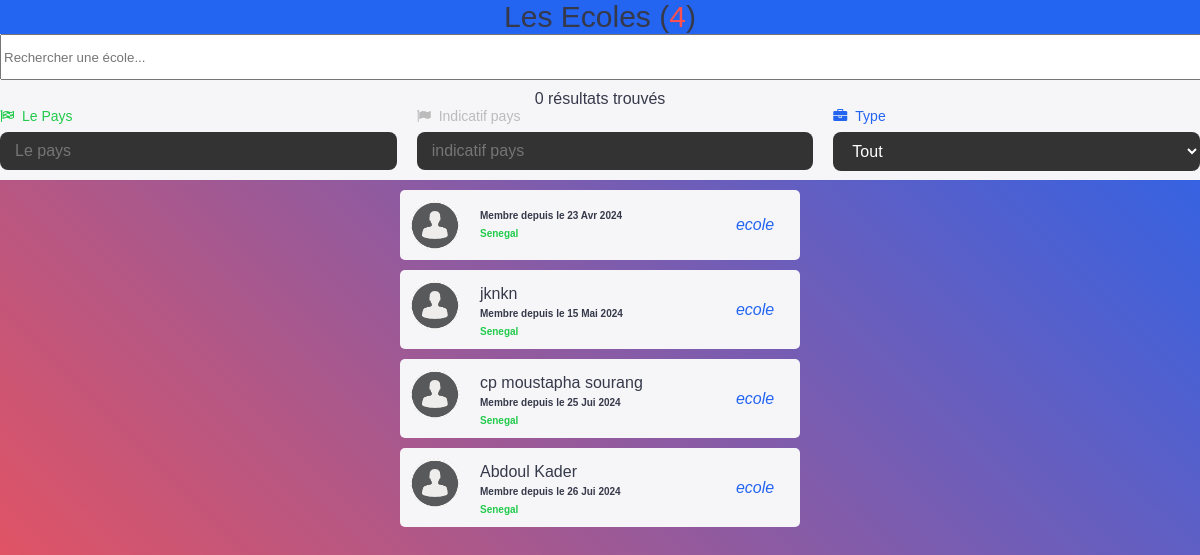
Screenshot of /adminecole with the database file from the repository.
### galsen/models.py (models this page shows, shortened)
class AbstractUser(BaseAbstractUser):
    groups = models.ManyToManyField(Group, related_name='customuser_set', blank=True)
    user_permissions = models.ManyToManyField(Permission, related_name='customuser_set', blank=True)

class CustomUser(AbstractUser):
    LANGUE = [
        ('français', 'Français'),
        ('anglais', 'Anglais'),
        ('spagnol', 'Espagnol'),
        ('italien', 'Italien'),
        ('arabe', 'Arabe'),
    ]
    ACCESS = [
        ('autorised', 'Autorisé(e)'),
        ('no_autorised', 'Non autorisé(e)'),
    ]
    ROLES = [
        ('personnel', 'Personnel(le)'),
        ('ecole', 'Ecole'),
        ('entreprise', 'Entreprise'),
    ]
    profile_image = models.ImageField(upload_to='profile_images/', null=True, blank=True)
    banner_image = models.ImageField(upload_to='banner_images/', null=True, blank=True)
    GENRE = [
        ('homme', 'Homme'),
        ('femme', 'Femme'),
    ]
    SITUATION_MATRIMONIALE = [
        ('celibataire', 'Célibataire'),
        ('marie', 'Marié(e)'),
        ('fiance', 'Fiancé(e)'),
        ('divorce', 'Divorcé(e)'),
        ('couple', 'En couple'),
    ]
    marque_dispositif = models.CharField(max_length=255, null=True, blank=True)
    metier = models.CharField(max_length=150, null=True, blank=True)
    etablissement = models.CharField(max_length=255, null=True, blank=True)
    pays = models.CharField(max_length=50, null=True, blank=True)
    ville = models.CharField(max_length=50, null=True, blank=True)
    quartier = models.CharField(max_length=50, null=True, blank=True)
    langue = models.CharField(max_length=255, null=True, blank=True)
    birthday = models.DateField(null=True, blank=True)
    indicatif_pays = models.CharField(max_length=15, null=True, blank=True)
    number_phone = models.CharField(max_length=15, null=True, blank=True)
    number_whatsapp = models.CharField(max_length=15, null=True, blank=True)
    number_telegram = models.CharField(max_length=15, null=True, blank=True)
    instagram_link = models.URLField(null=True, blank=True)
    twitter_link = models.URLField(null=True, blank=True)
    youtube_link = models.URLField(null=True, blank=True)
    website_link = models.URLField(null=True, blank=True)
    langue = models.CharField(max_length=255, choices=LANGUE, default='français')
    rôle = models.CharField(max_length=255, choices=ROLES, default='personnel')
    access = models.CharField(max_length=255, choices=ACCESS, default='no_autorised')
    genre = models.CharField(max_length=255, choices=GENRE, default='homme')
    situation_matrimoniale = models.CharField(max_length=20, choices=SITUATION_MATRIMONIALE, default='celibataire')
    followers = models.ManyToManyField('self', symmetrical=False, related_name='following_users', blank=True)

class AbstractUser(BaseAbstractUser):
    groups = models.ManyToManyField(Group, related_name='customuser_set', blank=True)
    user_permissions = models.ManyToManyField(Permission, related_name='customuser_set', blank=True)

### galsen/views.py (the view)
# urls.py: path('adminecole', adminecole, name='adminecole'),
def adminecole(request):
    CustomUsers = CustomUser.objects.filter(rôle='ecole')
    ecole_count = CustomUser.objects.filter(rôle='ecole').count()
    user = request.user
    context = {
        'CustomUsers': CustomUsers,
        'ecole_count': ecole_count,
        'user': user
    }
    return render(request, 'admins/details/ecole.html', context)

### galsen/templates/admins/details/ecole.html (shortened to what this page needs)
{% load static %}
<!DOCTYPE html>
<html lang="en">
<head>
    <link rel="stylesheet" href="{% static 'assets/icones/font-awesome/css/font-awesome.css' %}">
    <link rel="stylesheet" href="{% static 'assets/icones/font-awesome/css/font-awesome.min.css' %}">
    <link rel="stylesheet" href="{% static 'assets/ressources/styles/amis.css' %}">
    <link rel="stylesheet" href="{% static 'assets/ressources/styles/theme.css' %}">
</head>
<body>
    <div class="table-container">
        <div class="header-table-bar">
            <div class="table-header bg-primary">Les Ecoles (<span class="danger">{{ ecole_count }} </span>)</div>
            <div class="search-bar-container">
                <input type="text" class="search-bar" id="searchInput" placeholder="Rechercher une école..." onkeyup="filterUsers()">
                <div class="result-count" id="resultCount">0 résultats trouvés</div>
            </div>
            <div class="row">
                <div class="form-group">
                    <label for="countryInput" class="success"><i class="fa fa-flag-checkered"></i> Le Pays </label>
                    <input type="text" id="countryInput" name="pays" onchange="updateIndicatif()" oninput="filterUsers()" placeholder="Le pays" autocomplete="off" required>
                </div>
                <div class="form-group disparait">
                    <label for="indicatif" class="gray"><i class="fa fa-flag"></i> Indicatif pays </label>
                    <input type="number" id="indicatif" readonly placeholder="indicatif pays">
                </div>
                <div class="form-group">
                    <label for="id_rôle" class="primary"><i class="fa fa-briefcase"></i> Type </label>
                    <select  autocomplete="off" id="id_rôle" onchange="filterUsers()">
                        <option value="tout" selected="">Tout</option>
                    </select>
                </div>
            </div>
        </div>
    </div>
    <main>
        <div class="content-amis" id="userTable">
            {% for CustomUser in CustomUsers %}
                <a href="{% url 'change_user' user_id=CustomUser.id %}" class="amis">
                    {% if CustomUser.profile_image and CustomUser.profile_image.url %}
                        <img src="{{ CustomUser.profile_image.url }}">
                    {% else %}
                        <img src="{% static 'assets/default/user.png' %}">
                    {% endif %}
                    <div class="content">
                        <div class="name td">
                            {% if CustomUser.rôle == "personnel" %}
                                {{ CustomUser.first_name }} {{ CustomUser.last_name }}
                            {% else %}
                                {% if CustomUser.etablissement %}
                                    {{ CustomUser.etablissement }}
                                {% endif %}
                            {% endif %}
                        </div>
                        <b>Membre depuis le {{ CustomUser.date_joined|date:"d M Y" }}</b>
                        <br><b class="success td">{{ CustomUser.pays }}</b>
                    </div>
                    <i class="primary td">{{ CustomUser.rôle }}</i>
                </a>
                {% empty %}
                <p>Vous n'avez aucun ami pour le moment.</p>
            {% endfor %}
        </div>
    </main>
</body>
</html>

### galsen/static/assets/ressources/styles/amis.css (style rules this page uses)
:root { --header-height: 3rem; --body-font: 'Open Sans', sans-serif; --h1-font-size: 1.5rem; --normal-font-size: .938rem; --tiny-font-size: .625rem; --z-tooltip: 10; --z-fixed: 100; }
:root { --first-color: #3b3bbf; --title-color: #363949; --text-color: #0a0a0a; --text-color-light: #9b9bb0; --container-color: #fff; --body-color: #f6f6f9; --color-danger: hsl(0, 95%, 65%); --color-primary-light: 0 0.8rem 0.8rem rgba(71, 7, 234, 0.2); --color-danger-light: 0 0.8rem 0.8rem rgba(255, 67, 54, 0.2); --color-success-light: 0 0.8rem 0.8rem rgba(34, 202, 75, 0.2); --color-purple-light: 0 0.8rem 0.8rem rgba(160, 99, 245, 0.2); --border-radius: 2rem; --card-border-radius: 1rem; --btn-padding: 0.6rem 2rem; --search-padding: 0.6rem 1rem; --card-padding: 1rem; --sticky-top-left: 5.4rem; --sticky-top-right: -18rem }
body { font-family: Arial, sans-serif; min-height: 100vh; background: linear-gradient(45deg, hsl(0, 95%, 65%), #2364f0); margin: 0; }
.primary { color: #2364f0; }
.danger { color: var(--color-danger); }
.success { color: rgb(34, 202, 75); }
.bg-primary { background: #2364f0; box-shadow: 0 0.8rem 0.8rem rgba(71, 7, 234, 0.2); }
.gray { color: #bbb; }
.header-table-bar { position: fixed; overflow: hidden; top: 0; left: 0; height: 180px; width: 100%; background-color: var(--body-color); z-index: var(--z-fixed); transition: .4s; box-shadow: 0 0.2px 0.5px #2364f0; }
.table-header { width: 100%; display: flex; align-items: center; justify-content: center; color: var(--title-color); font-size: 30px; }
.search-bar-container { width: 100%; }
.search-bar-container input { width: 100%; height: 40px; }
.result-count { display: flex; align-items: center; justify-content: center; color: var(--title-color); margin-top: 10px; }
.row { display: flex; justify-content: center; gap: 50px; flex-wrap: wrap; }
.form-group { flex: 1; position: relative; margin-bottom: 20px; }
.form-group label { font-size: 14px; display: block; margin-bottom: 8px; display: flex; align-items: center; gap: 8px; }
.form-group input, .form-group select { background: #333; border: none; border-radius: 8px; padding: 10px 15px; width: 100%; font-size: 16px; color: #fff; outline: none; transition: all 0.3s ease; }
label::placeholder { color: #2364f0; }
main { display: flex; justify-content: center; width: 100%; overflow: hidden; }
.content-amis { margin-top: 190px; width: 400px; overflow: hidden; }
.content-amis .amis { text-decoration: none; position: relative; padding: 10px; color: var(--title-color); margin-bottom: 10px; width: 95%; display: grid; grid-template-columns: 70px 1fr 70px; background: var(--body-color); box-shadow: 0.1px 0.1px 5px 2px var(--clr-light); border-radius: 5px; text-align: justify; }
.content-amis .amis img { display: flex; align-items: center; justify-content: center; width: 50px; height: 50px; border-radius: 50%; }
.content-amis .amis .content { margin-top: 5px; }
.content-amis .amis .content b { font-size: 10px; }
.content-amis .amis i { display: flex; justify-content: center; align-items: center; }

### galsen/static/assets/ressources/styles/theme.css (style rules this page uses)
html, body, body.dark-theme, body.ligth-theme { overflow-x: hidden; }

### rows the page displays
CustomUser: date_joined "23 Avr 2024", pays "Senegal", rôle "ecole"
CustomUser: etablissement "jknkn", date_joined "15 Mai 2024", pays "Senegal", rôle "ecole"
CustomUser: etablissement "cp moustapha sourang", date_joined "25 Jui 2024", pays "Senegal", rôle "ecole"
CustomUser: etablissement "Abdoul Kader", date_joined "26 Jui 2024", pays "Senegal", rôle "ecole"

### other values shown
{{ ecole_count }} "4"
